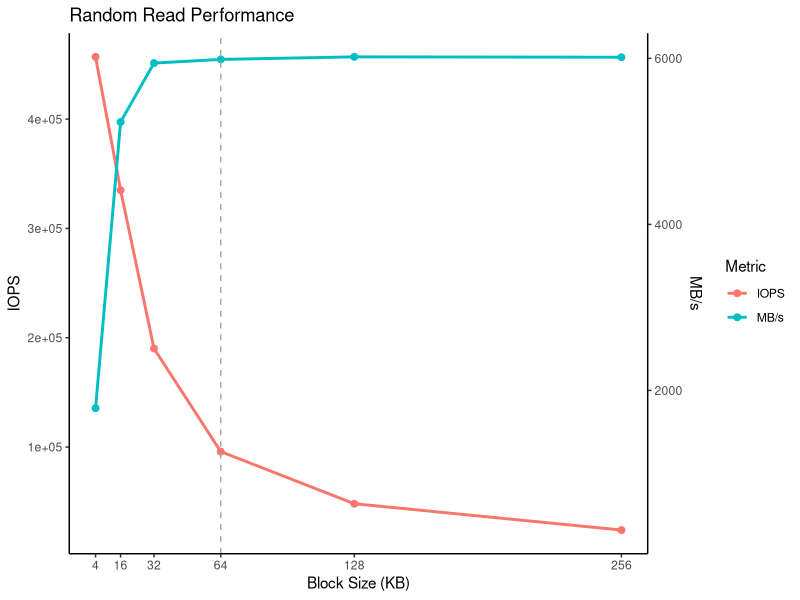
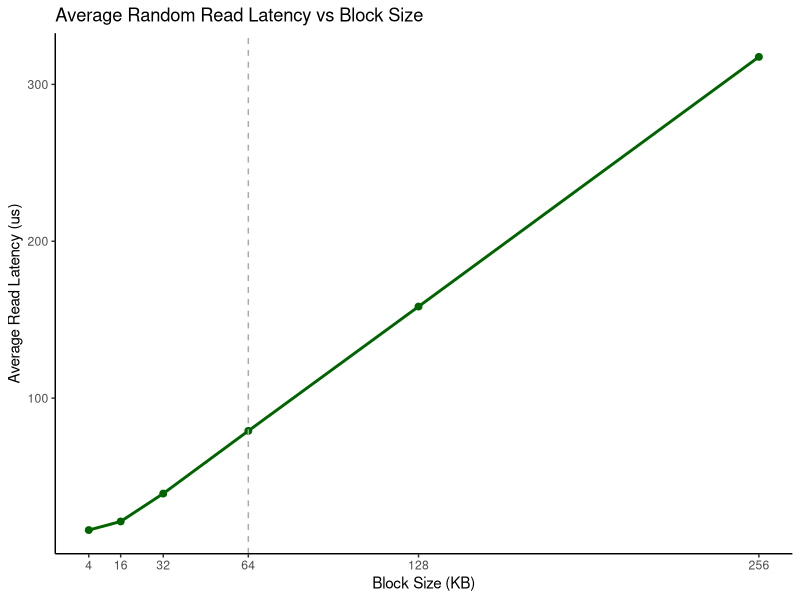
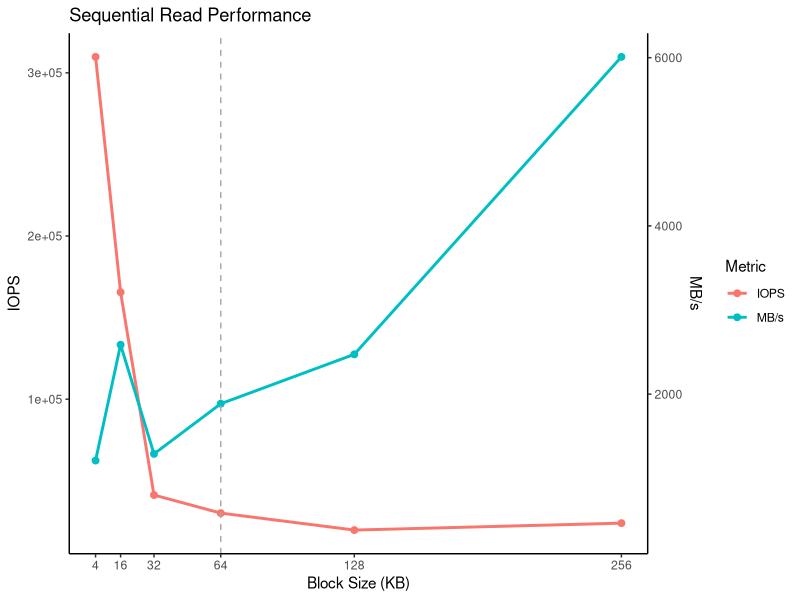
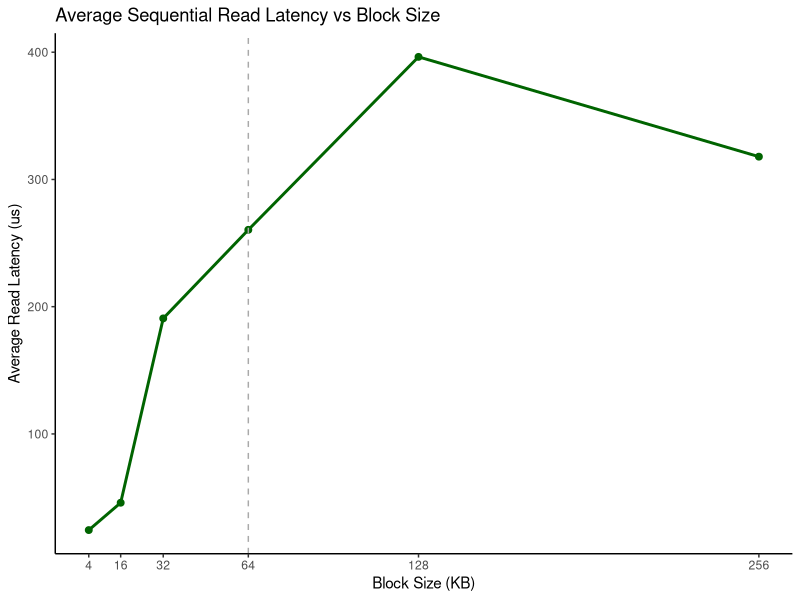
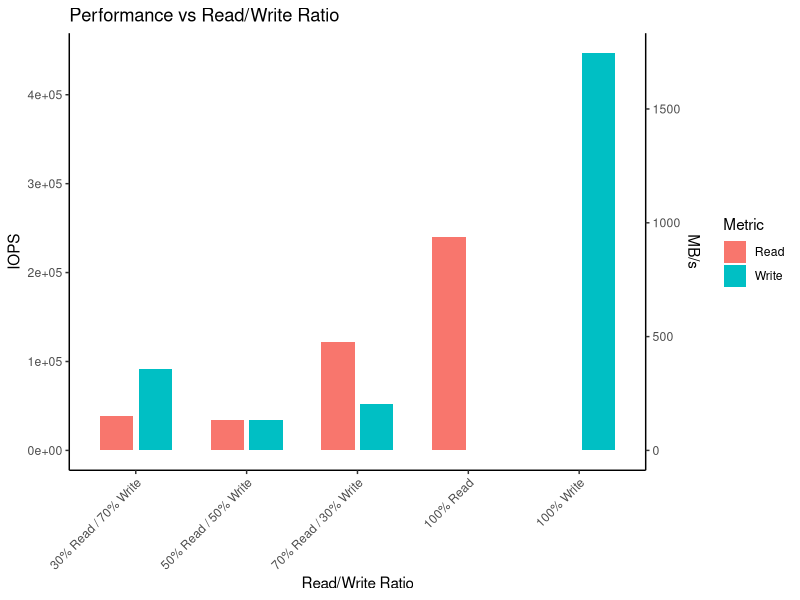
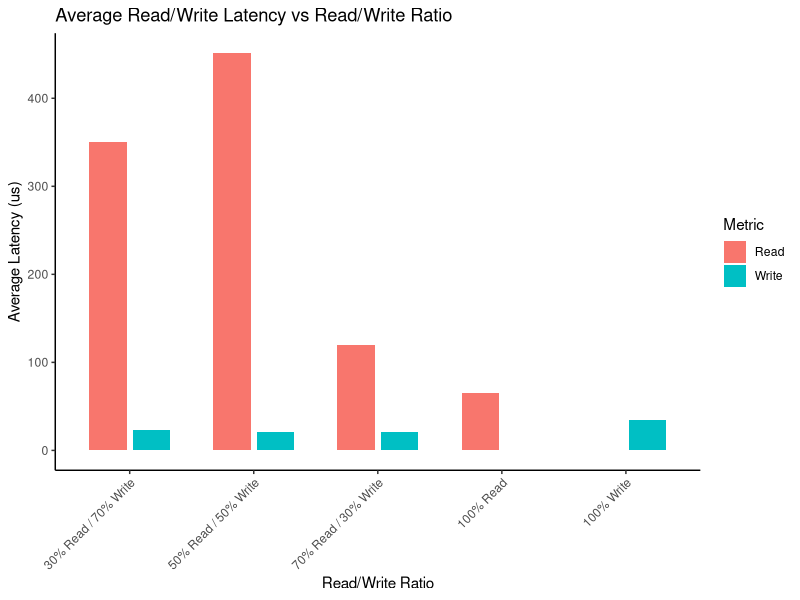

Generate these figures, in order, with R:
#!/bin/env Rscript

# GENERATED IN PART WITH CHATGPT

library(tidyverse)

# --- 1. Read CSV ---
df <- read_csv("csvs/bs_sweep_rand_result.csv")

# Extract block size from jobname (assumes ending with 4k, 8k, 128k, etc.)
df <- df %>%
  mutate(block_size = sub(".*?(\\d+k)$", "\\1", jobname)) %>%
  arrange(as.numeric(sub("k", "", block_size)))

# Convert numeric columns
df <- df %>%
  mutate(read_iops = as.numeric(read_iops),
         read_bandwidth_mb = as.numeric(read_bandwidth_kb) / 1024,
         block_size_kb = as.numeric(sub("k", "", block_size)))

# Scale MB/s independently relative to IOPS
mb_max <- max(df$read_bandwidth_mb, na.rm = TRUE)
iops_max <- max(df$read_iops, na.rm = TRUE)
scale_factor <- iops_max / mb_max

ggplot(df, aes(x = block_size_kb)) +
  geom_line(aes(y = read_iops, color = "IOPS", group = 1), linewidth = 1) +
  geom_point(aes(y = read_iops, color = "IOPS"), size = 2) +
  geom_line(aes(y = read_bandwidth_mb * scale_factor, color = "MB/s", group = 1), linewidth = 1) +
  geom_point(aes(y = read_bandwidth_mb * scale_factor, color = "MB/s"), size = 2) +
  geom_vline(xintercept = 64, linetype = "dashed", color = "darkgrey") +
  scale_y_continuous(
    name = "IOPS",
    sec.axis = sec_axis(~. / scale_factor, name = "MB/s")
  ) +
  scale_x_continuous(
    name = "Block Size (KB)",
    breaks = df$block_size_kb
  ) +
  labs(color = "Metric", title = "Random Read Performance") +
  theme_classic()

# --- 2. Plot average read latency ---
df <- df %>%
  mutate(read_avg_lat_us = as.numeric(read_clat_mean_us))

ggplot(df, aes(x = block_size_kb, y = read_avg_lat_us)) +
  geom_line(aes(group = 1), linewidth = 1, color = "darkgreen") +
  geom_point(size = 2, color = "darkgreen") +
  geom_vline(xintercept = 64, linetype = "dashed", color = "darkgrey") +
  scale_x_continuous(
    name = "Block Size (KB)",
    breaks = df$block_size_kb,
  ) +
  scale_y_continuous(name = "Average Read Latency (us)") +
  labs(title = "Average Random Read Latency vs Block Size") +
  theme_classic()

# --- 1. Read CSV ---
df <- read_csv("csvs/bs_sweep_seq_result.csv")

# Extract block size from jobname (assumes ending with 4k, 8k, 128k, etc.)
df <- df %>%
  mutate(block_size = sub(".*?(\\d+k)$", "\\1", jobname)) %>%
  arrange(as.numeric(sub("k", "", block_size)))

# Convert numeric columns
df <- df %>%
  mutate(read_iops = as.numeric(read_iops),
         read_bandwidth_mb = as.numeric(read_bandwidth_kb) / 1024,
         block_size_kb = as.numeric(sub("k", "", block_size)))

# Scale MB/s independently relative to IOPS
mb_max <- max(df$read_bandwidth_mb, na.rm = TRUE)
iops_max <- max(df$read_iops, na.rm = TRUE)
scale_factor <- iops_max / mb_max

ggplot(df, aes(x = block_size_kb)) +
  geom_line(aes(y = read_iops, color = "IOPS", group = 1), linewidth = 1) +
  geom_point(aes(y = read_iops, color = "IOPS"), size = 2) +
  geom_line(aes(y = read_bandwidth_mb * scale_factor, color = "MB/s", group = 1), linewidth = 1) +
  geom_point(aes(y = read_bandwidth_mb * scale_factor, color = "MB/s"), size = 2) +
  geom_vline(xintercept = 64, linetype = "dashed", color = "darkgrey") +
  scale_y_continuous(
    name = "IOPS",
    sec.axis = sec_axis(~. / scale_factor, name = "MB/s")
  ) +
  scale_x_continuous(
    name = "Block Size (KB)",
    breaks = df$block_size_kb
  ) +
  labs(color = "Metric", title = "Sequential Read Performance") +
  theme_classic()

# --- 2. Plot average read latency ---
df <- df %>%
  mutate(read_avg_lat_us = as.numeric(read_clat_mean_us))

ggplot(df, aes(x = block_size_kb, y = read_avg_lat_us)) +
  geom_line(aes(group = 1), linewidth = 1, color = "darkgreen") +
  geom_point(size = 2, color = "darkgreen") +
  geom_vline(xintercept = 64, linetype = "dashed", color = "darkgrey") +
  scale_x_continuous(
    name = "Block Size (KB)",
    breaks = df$block_size_kb,
  ) +
  scale_y_continuous(name = "Average Read Latency (us)") +
  labs(title = "Average Sequential Read Latency vs Block Size") +
  theme_classic()


# --- 1. Read CSV ---
df <- read_csv("csvs/rand_mix_sweep_result.csv")

x_labels <- c(
  "rand3070" = "30% Read / 70% Write",
  "rand5050" = "50% Read / 50% Write",
  "rand7030" = "70% Read / 30% Write",
  "randread" = "100% Read",
  "randwrite" = "100% Write"
)

# Convert numeric columns
df <- df %>%
  mutate(
    read_iops = as.numeric(read_iops),
    read_mb_s = as.numeric(read_bandwidth_kb) / 1024,
    write_iops = as.numeric(write_iops),
    write_mb_s = as.numeric(write_bandwidth_kb) / 1024
  )

# --- 2. Determine scaling factor for secondary axis ---
iops_max <- max(c(df$read_iops, df$write_iops), na.rm = TRUE)
mb_max <- max(c(df$read_mb_s, df$write_mb_s), na.rm = TRUE)
scale_factor <- iops_max / mb_max

# --- 3. Reshape to long format for bars (Read + Write IOPS only) ---
df_long <- df %>%
  select(jobname, read_iops, write_iops) %>%
  pivot_longer(cols = c(read_iops, write_iops),
               names_to = "metric",
               values_to = "value") %>%
  mutate(metric_label = ifelse(metric == "read_iops", "Read", "Write"))

# --- 4. Plot bars ---
ggplot(df_long, aes(x = jobname, y = value, fill = metric_label)) +
  geom_bar(stat = "identity", position = position_dodge(width = 0.7), width = 0.6) +
  scale_y_continuous(
    name = "IOPS",
    sec.axis = sec_axis(~. / scale_factor, name = "MB/s")  # secondary axis for reference
  ) +
  scale_x_discrete(labels = x_labels) +  # <-- rename X labels
  labs(x = "Read/Write Ratio", fill = "Metric",
       title = "Performance vs Read/Write Ratio") +
  theme_classic() +
  theme(
    axis.text.x = element_text(angle = 45, hjust = 1),
  )

df_long_lat <- df %>%
  select(jobname, read_clat_mean_us, write_clat_mean_us) %>%
  pivot_longer(cols = c(read_clat_mean_us, write_clat_mean_us),
               names_to = "metric",
               values_to = "lat_us") %>%
  mutate(metric_label = ifelse(metric == "read_clat_mean_us", "Read", "Write"))

# --- 6. Plot average latency bars ---
ggplot(df_long_lat, aes(x = jobname, y = lat_us, fill = metric_label)) +
  geom_bar(stat = "identity", position = position_dodge(width = 0.7), width = 0.6) +
  scale_x_discrete(labels = x_labels) +
  labs(x = "Read/Write Ratio", y = "Average Latency (us)", fill = "Metric",
       title = "Average Read/Write Latency vs Read/Write Ratio") +
  theme_classic() +
  theme(
    axis.text.x = element_text(angle = 45, hjust = 1)
  )
